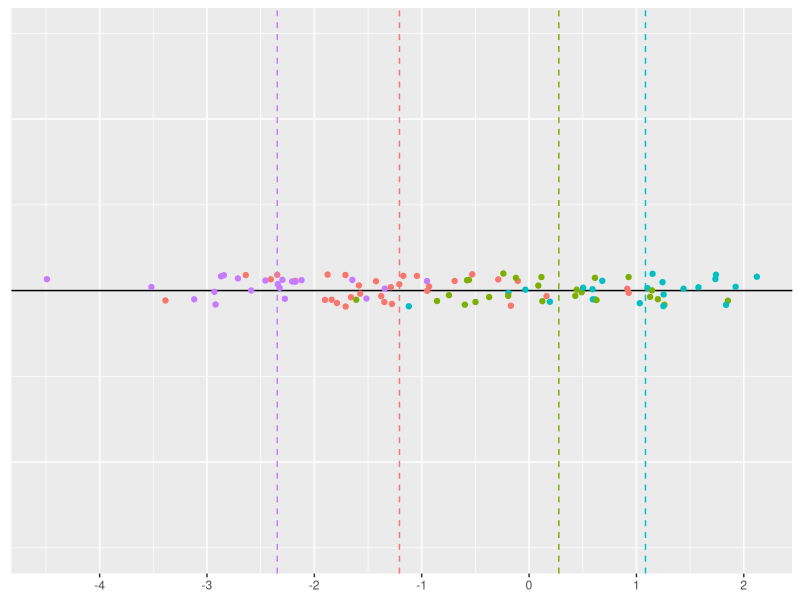

The R source for this figure:
## ---- chunk 1
set.seed(1234)

# generate data
k = 4
means = rnorm(k)

draws = data.frame(group=0, x=0, y=0)
n = 100
for(i in 1:n) {
  group = sample(1:k, 1)
  draws[i, 1] = group
  draws[i, 2:3] = c(rnorm(1, mean=means[group]), 0)
}

# imitate the default color sequence in ggplot2
gg_color_hue <- function(n) {
  hues = seq(15, 375, length = n + 1)
  hcl(h = hues, l = 65, c = 100)[1:n]
}

# plot samples with overlayed true densities
library(ggplot2)
draws$group = as.factor(draws$group)
cols = gg_color_hue(k)
ggplot(draws, aes(x=x, y=y, col=group)) + 
  geom_hline(yintercept = 0) + 
  geom_point(position=position_jitter(width=0, height=.01)) + 
  ylim(-.15, .15) + 
  geom_vline(xintercept = means[1], linetype="dashed", color = cols[1]) + 
  geom_vline(xintercept = means[2], linetype="dashed", color = cols[2]) + 
  geom_vline(xintercept = means[3], linetype="dashed", color = cols[3]) + 
  geom_vline(xintercept = means[4], linetype="dashed", color = cols[4]) + 
  theme(axis.title.y=element_blank(),
        axis.text.y=element_blank(),
        axis.ticks.y=element_blank(), 
        axis.title.x=element_blank()) + 
  scale_x_continuous(breaks=scales::pretty_breaks(n=8)) +
  guides(col=FALSE)

